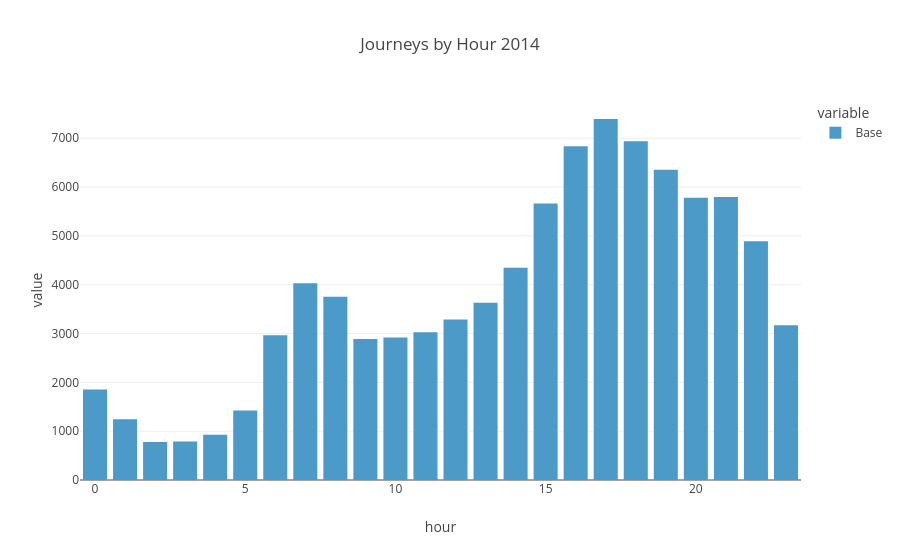
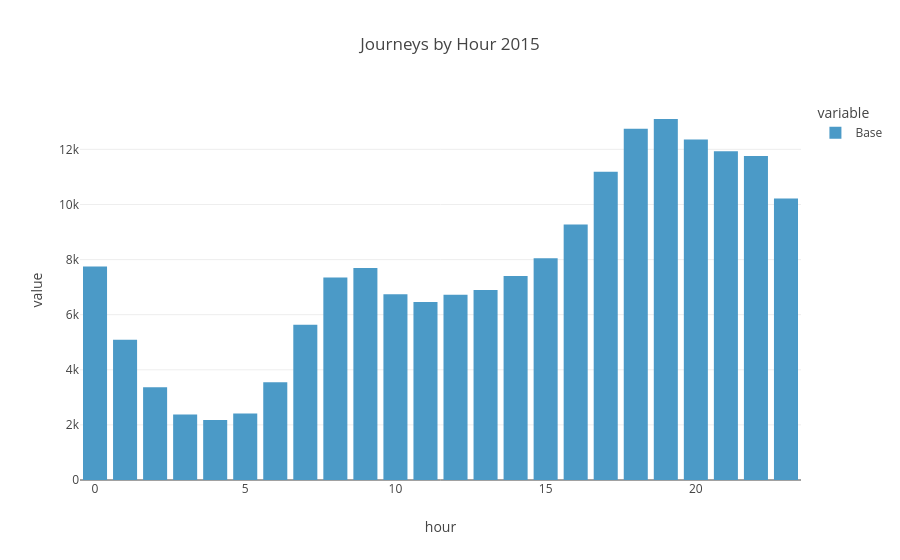

Notebook code cell kept with these figures, in order:
### Code cell
uber_hour_2014 = df_sample.pivot_table(index='hour',
                                  values='Base',
                                  aggfunc='count')
fig=px.bar(uber_hour_2014, labels={'HourOfDay': 'hour of the day', 'Base': "Base", "count": 'Total Journeys'}, title="Journeys by Hour 2014")
fig.show()
uber_hour_2015 = df_sample_1.pivot_table(index='hour',
                                  values='Base',
                                  aggfunc='count')
fig=px.bar(uber_hour_2015, labels={'HourOfDay': 'hour of the day', 'Base': "Base", "count": 'Total Journeys'}, title="Journeys by Hour 2015")
fig.show()

### Figure 1 — Plotly figure (JSON) as saved in the notebook; plotly's stock layout.template omitted (floating-point values rounded to 4 significant figures)
{"data": [{"hovertemplate": "variable=Base<br>hour=%{x}<br>value=%{y}<extra></extra>", "legendgroup": "Base", "marker": {"color": "#4B9AC7", "pattern": {"shape": ""}}, "name": "Base", "orientation": "v", "showlegend": true, "textposition": "auto", "type": "bar", "x": [0, 1, 2, 3, 4, 5, 6, 7, 8, 9, 10, 11, 12, 13, 14, 15, 16, 17, 18, 19, 20, 21, 22, 23], "xaxis": "x", "y": [1852, 1242, 776, 788, 927, 1426, 2964, 4028, 3751, 2889, 2918, 3027, 3288, 3629, 4346, 5662, 6838, 7394, 6940, 6356, 5782, 5798, 4892, 3171], "yaxis": "y"}], "layout": {"barmode": "relative", "legend": {"title": {"text": "variable"}, "tracegroupgap": 0}, "title": {"text": "Journeys by Hour 2014"}, "xaxis": {"anchor": "y", "domain": [0, 1], "title": {"text": "hour"}}, "yaxis": {"anchor": "x", "domain": [0, 1], "title": {"text": "value"}}}}

### Figure 2 — Plotly figure (JSON) as saved in the notebook; plotly's stock layout.template omitted (floating-point values rounded to 4 significant figures)
{"data": [{"hovertemplate": "variable=Base<br>hour=%{x}<br>value=%{y}<extra></extra>", "legendgroup": "Base", "marker": {"color": "#4B9AC7", "pattern": {"shape": ""}}, "name": "Base", "orientation": "v", "showlegend": true, "textposition": "auto", "type": "bar", "x": [0, 1, 2, 3, 4, 5, 6, 7, 8, 9, 10, 11, 12, 13, 14, 15, 16, 17, 18, 19, 20, 21, 22, 23], "xaxis": "x", "y": [7751, 5092, 3370, 2376, 2181, 2414, 3548, 5635, 7346, 7692, 6744, 6457, 6721, 6893, 7400, 8049, 9275, 11184, 12744, 13102, 12355, 11934, 11759, 10216], "yaxis": "y"}], "layout": {"barmode": "relative", "legend": {"title": {"text": "variable"}, "tracegroupgap": 0}, "title": {"text": "Journeys by Hour 2015"}, "xaxis": {"anchor": "y", "domain": [0, 1], "title": {"text": "hour"}}, "yaxis": {"anchor": "x", "domain": [0, 1], "title": {"text": "value"}}}}
